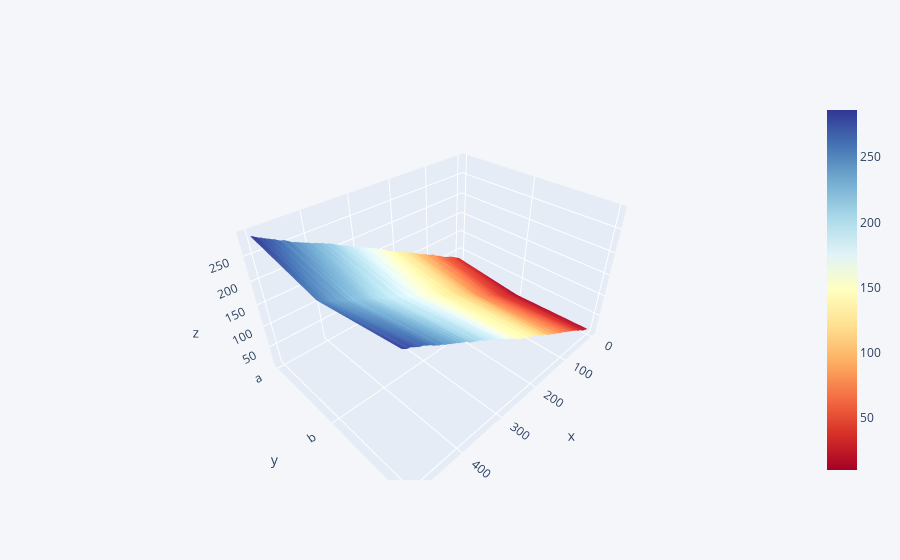

The notebook cell saved with this chart:
### Code cell
df1.iplot(kind='surface',colorscale='rdylbu')

### Figure 1 — Plotly figure (JSON) as saved in the notebook; plotly's stock layout.template omitted (floating-point values rounded to 4 significant figures; data arrays with more than 128 entries replaced by an {"elided": "..."} marker saying what was removed)
{"data": [{"colorscale": [[0, "rgb(165,0,38)"], [0.1, "rgb(215,48,39)"], [0.2, "rgb(244,109,67)"], [0.3, "rgb(253,174,97)"], [0.4, "rgb(254,224,144)"], [0.5, "rgb(255,255,191)"], [0.6, "rgb(224,243,248)"], [0.7, "rgb(171,217,233)"], [0.8, "rgb(116,173,209)"], [0.9, "rgb(69,117,180)"], [1, "rgb(49,54,149)"]], "type": "surface", "x": {"elided": "500 int values"}, "y": ["a", "b", "c"], "z": {"elided": "3x500 float values"}}], "layout": {"legend": {"bgcolor": "#F5F6F9", "font": {"color": "#4D5663"}}, "paper_bgcolor": "#F5F6F9", "plot_bgcolor": "#F5F6F9", "title": {"font": {"color": "#4D5663"}}, "xaxis": {"gridcolor": "#E1E5ED", "showgrid": true, "tickfont": {"color": "#4D5663"}, "title": {"font": {"color": "#4D5663"}, "text": ""}, "zerolinecolor": "#E1E5ED"}, "yaxis": {"gridcolor": "#E1E5ED", "showgrid": true, "tickfont": {"color": "#4D5663"}, "title": {"font": {"color": "#4D5663"}, "text": ""}, "zerolinecolor": "#E1E5ED"}}}
